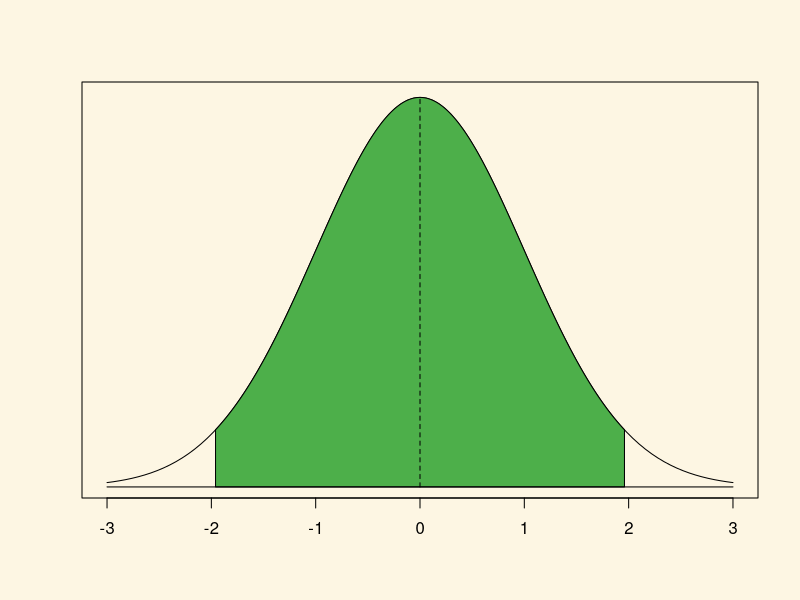
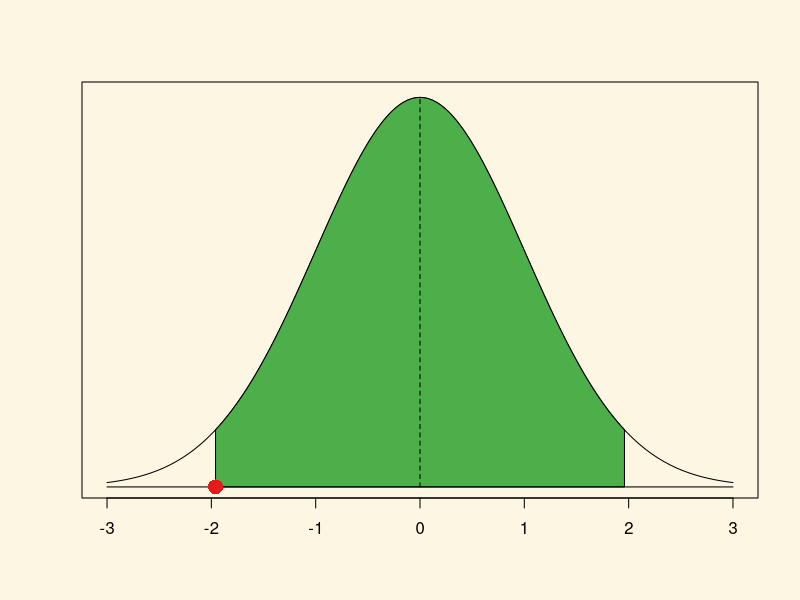
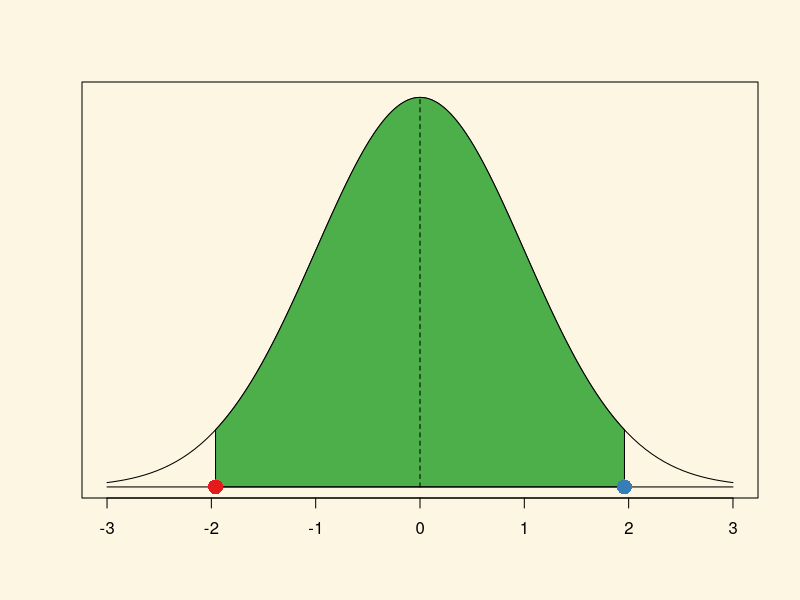
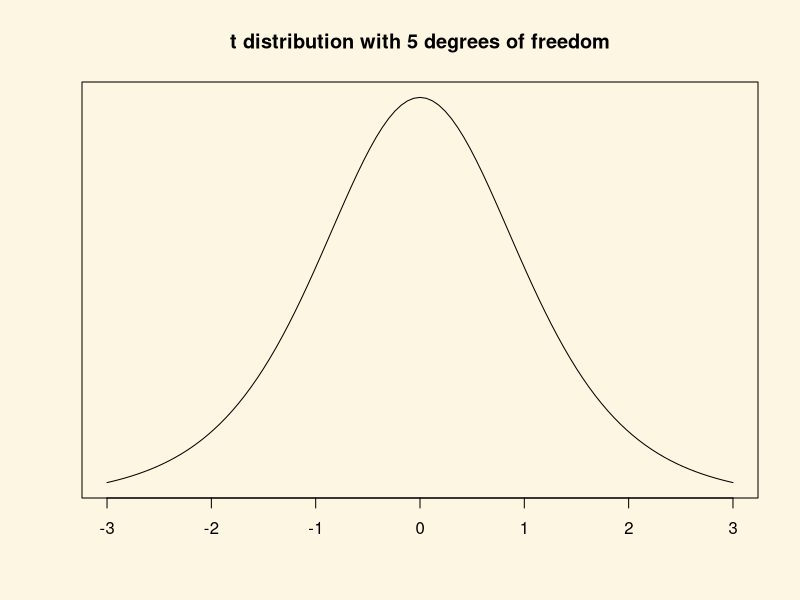
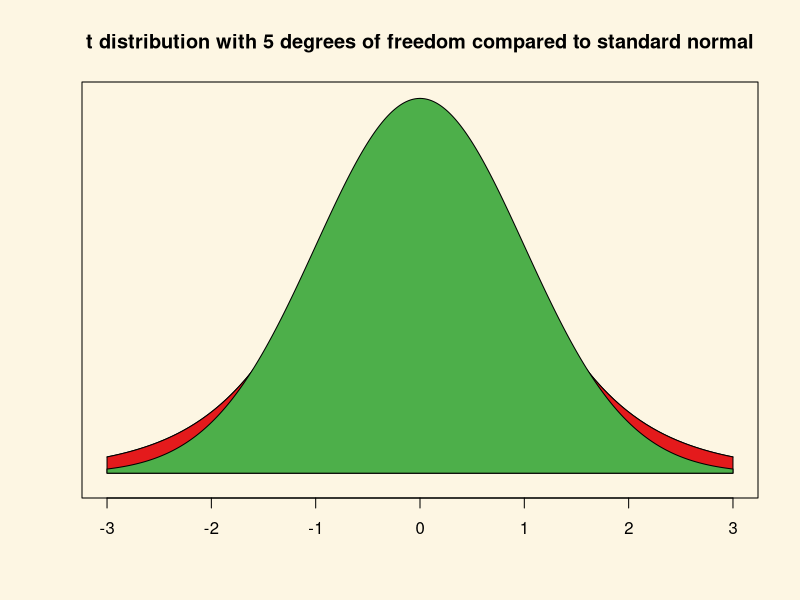
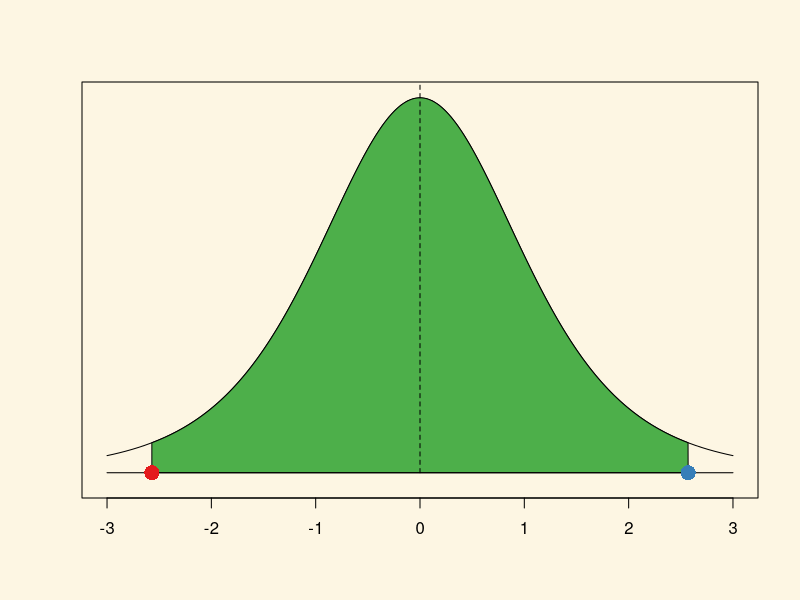
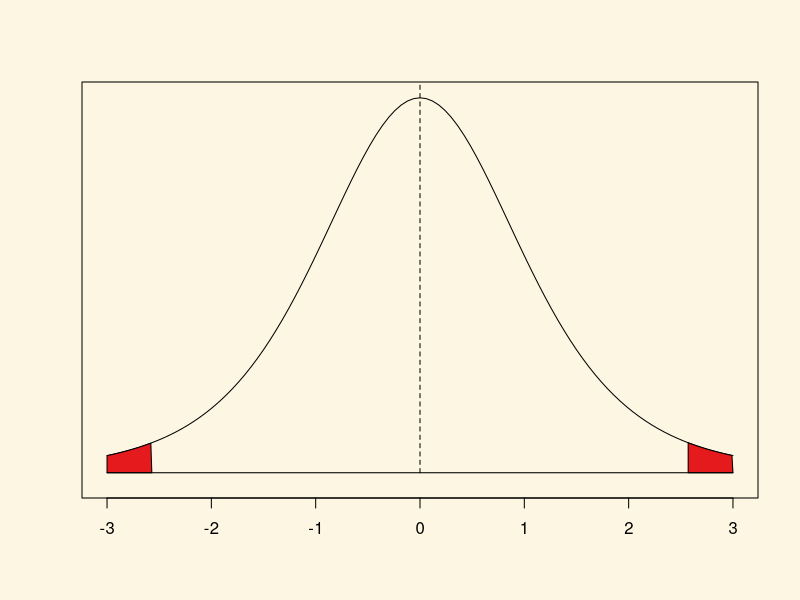
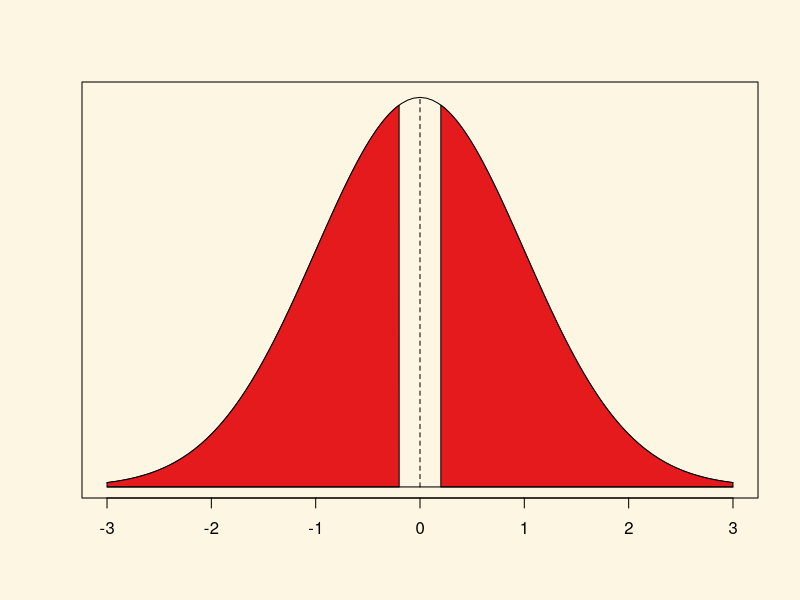

These figures' R source, in order:
## ---- chunk 1
knitr::kable(tibble::tribble(
  ~Variable,     ~Description,
  "h_j",    "1 if Free Judiciary",
  "wdi_gdpc",      "Per capita wealth in US dollars",
  "undp_hdi",      "Human development index (higher values = higher quality of life)",
  "wbgi_cce",      "Control of corruption index (higher values = more control of corruption)",
  "wbgi_pse",    "Political stability index (higher values = more stable)",
  "former_col",    "1 = country was a colony once",
  "lp_lat_abst",    "Latitude of country's captial divided by 90"
))
## ---- chunk 2
world.data <- read.csv("QoG2012.csv")
## ---- chunk 3
summary(world.data)
## ---- chunk 4
names(world.data)[2] <- "wealth" 
names(world.data)
## ---- chunk 5
mean(world.data$wealth)
## ---- chunk 6
# copy of the dataset
full.data <- world.data

# delete rows from dataset that have missings on wealth variable
world.data <- world.data[ !is.na(world.data$wealth) , ]
## ---- chunk 7
mean(world.data$wealth)
## ---- chunk 8
se.y_bar <- (sd(world.data$wealth) / sqrt( length(world.data$wealth) ))
se.y_bar
## ---- chunk 9
mean(world.data$wealth)
## ---- chunk 10
n <- length(world.data$wealth)
n
## ---- chunk 11
se.y_bar <- sd(world.data$wealth) / sqrt(n)
## ---- chunk 12
# lower bound
lb <- mean(world.data$wealth) - 1.96 * se.y_bar
# upper bound
ub <- mean(world.data$wealth) + 1.96 * se.y_bar
# results (the population mean lies within this interval with 95% probability)
lb # lower bound
mean(world.data$wealth) # sample mean
ub # upper bound
## ---- chunk 13
ci <- cbind(lower_bound = lb, mean = mean(world.data$wealth), upper_bound = ub)
ci
## ---- chunk 14
t.value <- (mean(world.data$wealth) - 10000) / se.y_bar
t.value
## ---- chunk 15
2* ( 1 - pt(t.value, df = (n-1) ))
## ---- chunk 16
t.test(world.data$wealth, mu = 10000, alt = "two.sided") 

## ---- chunk 17
options(repos=c(CRAN="https://ftp.gwdg.de/pub/misc/cran/"))
install.packages("RColorBrewer")
library(RColorBrewer)
c.cols <- brewer.pal(3, "Set1")
## ---- chunk 18
par(bg = '#fdf6e3')
curve(dnorm(x, 0, 1), xlim = c(-3, 3), ylab = "", yaxt = "n", xlab = "")
c.x <- c(-1.96, seq(-1.96, 1.96, 0.01), 1.96 )
c.y <- c(0, dnorm(seq(-1.96, 1.96, 0.01)), 0 )
polygon(c.x, c.y, col=c.cols[3])
segments(x0=-3,y0=0,x1=3,y1=0)
segments(x0=0, y0 = 0, x1=0, y = dnorm(0), lty = "dashed")
## ---- chunk 19
#
qnorm(0.025, mean = 0, sd = 1)
## ---- chunk 20
par(bg = '#fdf6e3')
curve(dnorm(x, 0, 1), xlim = c(-3, 3), ylab = "", yaxt = "n", xlab = "")
c.x <- c(-1.96, seq(-1.96, 1.96, 0.01), 1.96 )
c.y <- c(0, dnorm(seq(-1.96, 1.96, 0.01)), 0 )
polygon(c.x, c.y, col=c.cols[3])
segments(x0=-3,y0=0,x1=3,y1=0)
segments(x0=0, y0 = 0, x1=0, y = dnorm(0), lty = "dashed")
points(x=qnorm(0.025, mean = 0, sd = 1), y = 0, pch = 16, cex = 2, col = c.cols[1])
## ---- chunk 21
qnorm(0.975, mean = 0, sd = 1)
## ---- chunk 22
par(bg = '#fdf6e3')
curve(dnorm(x, 0, 1), xlim = c(-3, 3), ylab = "", yaxt = "n", xlab = "")
c.x <- c(-1.96, seq(-1.96, 1.96, 0.01), 1.96 )
c.y <- c(0, dnorm(seq(-1.96, 1.96, 0.01)), 0 )
polygon(c.x, c.y, col=c.cols[3])
segments(x0=-3,y0=0,x1=3,y1=0)
segments(x0=0, y0 = 0, x1=0, y = dnorm(0), lty = "dashed")
points(x=qnorm(0.025, mean = 0, sd = 1), y = 0, pch = 16, cex = 2, col = c.cols[1])
points(x=qnorm(0.975, mean = 0, sd = 1), y = 0, pch = 16, cex = 2, col = c.cols[2])
## ---- chunk 23
par(bg = '#fdf6e3')
curve(dt(x, 5), xlim = c(-3, 3), ylab = "", yaxt = "n", main = "t distribution with 5 degrees of freedom", 
      xlab = "")
## ---- chunk 24
par(bg = '#fdf6e3')
curve(dt(x, 5), xlim = c(-3, 3), ylab = "", yaxt = "n", xlab = "",
      main = "t distribution with 5 degrees of freedom compared to standard normal", ylim = c(-0.01, .4))
c.x <- c(-3, seq(-3, 3, 0.01), 3 )
c.y <- c(0, dt(seq(-3, 3, 0.01), df = 5), 0 )
polygon(c.x, c.y, col=c.cols[1])
c.x <- c(-3, seq(-3, 3, 0.01), 3 )
c.y <- c(0, dnorm(seq(-3, 3, 0.01)), 0 )
polygon(c.x, c.y, col=c.cols[3])
## ---- chunk 25
# value for cumulative probability 95 percent in the t distribution with 5 degrees of freedom
qt(0.975, df = 5)
## ---- chunk 26
par(bg = '#fdf6e3')
curve(dt(x, df=5), xlim = c(-3, 3), ylab = "", yaxt = "n", ylim = c(-0.01, .38), xlab = "")
c.x <- c(qt(0.025, df = 5), seq(qt(0.025, df = 5), qt(0.975, df = 5), 0.01), qt(0.975, df = 5) )
c.y <- c(0, dt(seq(qt(0.025, df = 5), qt(0.975, df = 5), 0.01), df = 5), 0 )
polygon(c.x, c.y, col=c.cols[3])
segments(x0=-3,y0=0,x1=3,y1=0)
segments(x0=0, y0 = 0, x1=0, y = dnorm(0), lty = "dashed")

points(x=qt(0.025, df = 5), y = 0, pch = 16, cex = 2, col = c.cols[1])
points(x=qt(0.975, df = 5), y = 0, pch = 16, cex = 2, col = c.cols[2])
## ---- chunk 27
summary(world.data$wealth)
## ---- chunk 28
which(world.data$h_j==1)
## ---- chunk 29
mean( world.data$wealth[which(world.data$h_j==1)])
## ---- chunk 30
mean( world.data$wealth[which(world.data$h_j==0)])
## ---- chunk 31
# t.test for the difference between 2 means
t.test(world.data$wealth[which(world.data$h_j==1)], # mean 1  
       world.data$wealth[which(world.data$h_j==0)], # mean 2
       mu = 0, # difference under the null hypothesis
       alt = "two.sided",  # two sided test (difference in means could be smaller or larger than 0)
       conf = 0.95) # confidence interval
## ---- chunk 32
(1 - pt(2.9, df = 5)) *2
## ---- chunk 33
par(bg = '#fdf6e3')
curve(dt(x, df=5), xlim = c(-3, 3), ylab = "", yaxt = "n", ylim = c(-0.01, .38), xlab = "")
c.x <- c(qt(0.975, df = 5), seq(qt(0.975, df = 5), 3, 0.01), 3 )
c.y <- c(0, dt(seq(qt(0.975, df = 5), 3, 0.01), df = 5), 0 )
polygon(c.x, c.y, col=c.cols[1])

c.x <- c(-3, seq(-3, qt(0.025, df = 5), 0.01), qt(0.025, df = 5) )
c.y <- c(0, dt(seq(-3, qt(0.025, df = 5), 0.01), df = 5), 0 )
polygon(c.x, c.y, col=c.cols[1])

segments(x0=-3,y0=0,x1=3,y1=0)
segments(x0=0, y0 = 0, x1=0, y = dnorm(0), lty = "dashed")
## ---- chunk 34
(1 - pnorm(0.1995059))*2
## ---- chunk 35
par(bg = '#fdf6e3')
curve(dnorm(x, 0, 1), xlim = c(-3, 3), ylab = "", yaxt = "n", xlab = "")

c.x <- c(0.1995059, seq(0.1995059, 3, 0.01), 3 )
c.y <- c(0, dnorm(seq(0.1995059, 3, 0.01)), 0 )
polygon(c.x, c.y, col=c.cols[1])

c.x <- c(-3, seq(-3, -0.1995059, 0.01), -0.1995059 )
c.y <- c(0, dnorm(seq(-3, -0.1995059, 0.01)), 0 )
polygon(c.x, c.y, col=c.cols[1])

segments(x0=-3,y0=0,x1=3,y1=0)
segments(x0=0, y0 = 0, x1=0, y = dnorm(0), lty = "dashed")
## ---- chunk 36
par(bg = '#fdf6e3')
# scatterplot
plot(world.data$undp_hdi ~ world.data$wbgi_cce,
  xlim = c(xmin = -2, xmax = 3),
  ylim = c(ymin = 0, ymax = 1),
  frame = FALSE,
  xlab = "World Bank Control of Corruption Index",
  ylab = "UNDP Human Development Index",
  main = "Relationship b/w Quality of Institutions and Quality of Life"
  )
## ---- chunk 37
cor(y = world.data$undp_hdi, x = world.data$wbgi_cce, use = "complete.obs")
